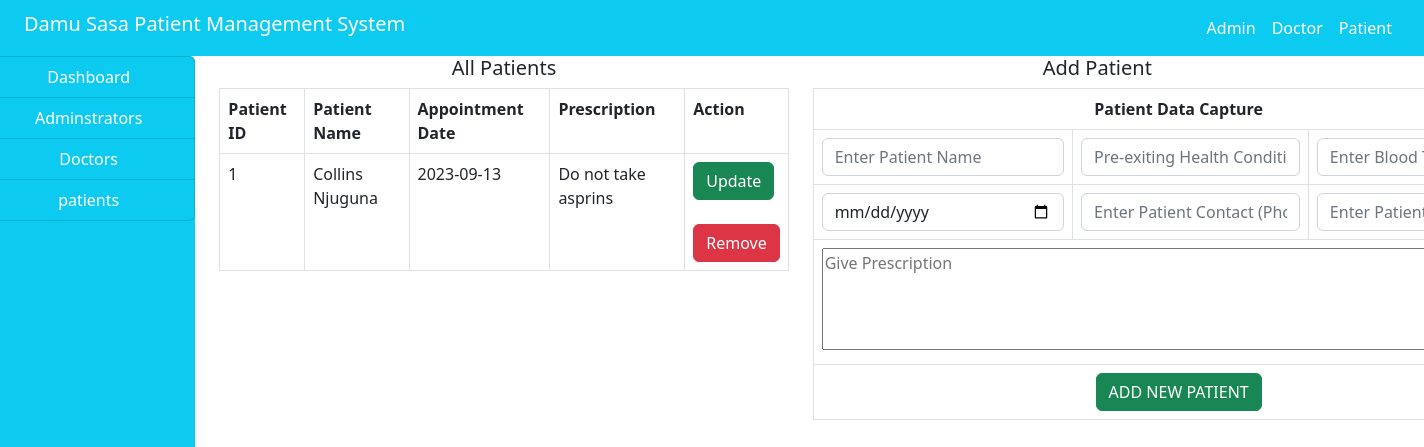
The page /admin/addpatient.php on the database as committed earlier.
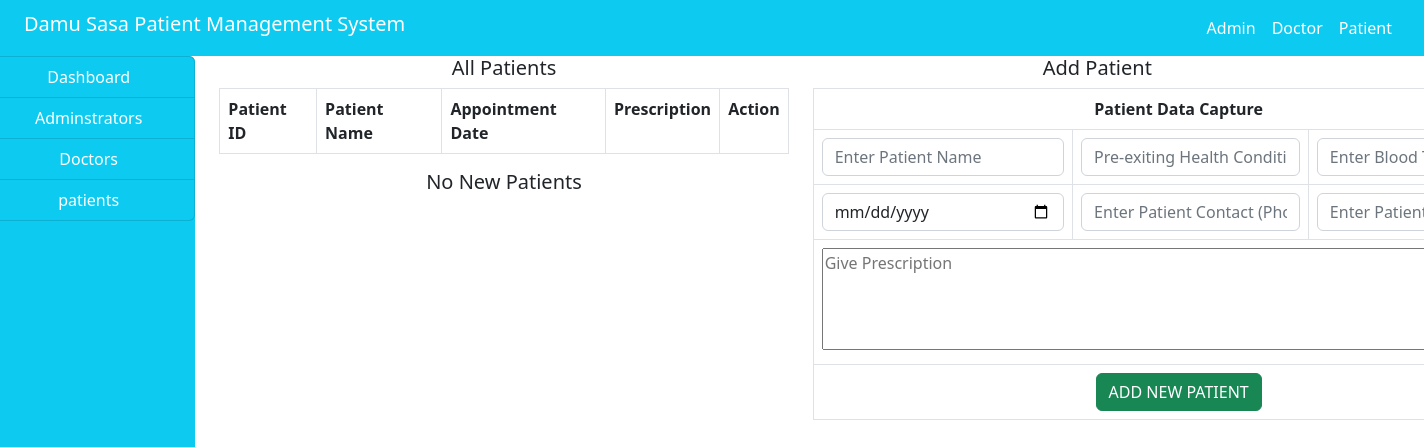
The same page on the database as committed later.
### tables this page shows
CREATE TABLE `patients` (
  `id` bigint(20) UNSIGNED NOT NULL,
  `Full_Name` varchar(255) DEFAULT NULL,
  `Blood_type` varchar(255) DEFAULT NULL,
  `Contact` varchar(255) DEFAULT NULL,
  `Prescription` varchar(100) DEFAULT NULL,
  `age` int(11) NOT NULL,
  `Appointment` varchar(255) NOT NULL,
  `HCondition` varchar(255) NOT NULL
);

### admin/addpatient.php (the view, shortened to what this page needs)
<?php
include("../includes/header.php");
require_once("../includes/dbconn.php");
$query = "SELECT * FROM patients";
$result = $connect->prepare($query);
$result->execute();
$finalOutcome = $result->fetchAll(PDO::FETCH_ASSOC);
$output = "";
$data = [];
if (count($finalOutcome) < 1) {
    $output = "<h5 class='text-center'>No New Patients</h5>";
} else {
    $data = $finalOutcome;
}
?>
    <div class="container-fluid">
        <div class="col-md-12">
            <div class="row">
                <div class="col-md-2 side-bar">
                    <?php
                        include("sidenav.php");
                    ?>
                </div>
                <div class="col-md-10">
                    <div class="col-md-12">
                        <div class="row">
                            <div class="col-md-6">
                                <h5 class="text-center">All Patients</h5>
                                <table class="table table-bordered">
                                    <th>Patient ID</th>
                                    <th>Patient Name</th>
                                    <th>Appointment Date</th>
                                    <th>Prescription</th>
                                    <th class="action-th">Action</th>
                                    <?php
                                        $index = 0;
                                        foreach ($data as $row) {
                                    ?>
                                    <tr>
                                        <td><?php echo $index + 1; ?></td>
                                        <td><?php echo $data[$index]['Full_Name']?></td>
                                        <td><?php echo $data[$index]['Appointment']?></td>
                                        <td><?php echo $data[$index]['Prescription']?></td>
                                        <td>
                                            <a href="updatepatient.php?id=<?php echo $data[$index]['id']?>" class="btn btn-success">Update</a>
                                                <br />
                                                <br />
                                            <a href="../actions/delete.php?id=<?php echo $data[$index]['id']?>">
                                                <button class="btn btn-danger">
                                                        Remove
                                                </button>
                                            </a>
                                        </td>
                                    </tr>
                                    <?php $index++; } ?>
                                </table>
                                <?php echo $output; ?>
                            </div>
                            <div class="col-md-6">
                                <h5 class="text-center">Add Patient</h5>
                                <table class="table table-bordered">
                                    <thead class="text-center">
                                        <th colspan="3">Patient Data Capture</th>
                                    </thead>
                                    <tbody>
                                        <form action="../actions/add_patient.php" method="post">
                                            <div class="form-group">
                                                <tr>
                                                  <td>
                                                    <input type="text" name="fname" class="form-control" autocomplete="off" placeholder="Enter Patient Name">
                                                  </td>
                                                  <td>
                                                    <input type="text" name="ill" class="form-control" autocomplete="off" placeholder="Pre-exiting Health Condition">
                                                  </td>
                                                  <td>
                                                    <input type="text" name="blood" class="form-control" autocomplete="off" placeholder="Enter Blood Type">
                                                  </td>
                                                </tr>
                                                <tr>
                                                  <td>
                                                    <input type="date" name="appointment" class="form-control" autocomplete="off" placeholder="Enter Appointment Date">
                                                  </td>
                                                  <td>
                                                    <input type="text" name="contact" class="form-control" autocomplete="off" placeholder="Enter Patient Contact (Phone/Email)">
                                                  </td>
                                                  <td>
                                                    <input type="text" name="age" class="form-control" autocomplete="off" placeholder="Enter Patient Age">
                                                  </td>
                                                </tr>
                                                <tr>
                                                    <td colspan="3">
                                                        <textarea name="prescribe" cols="75" rows="4" placeholder="Give Prescription"></textarea>
                                                    </td>
                                                </tr>
                                                <tr>
                                                    <td colspan="3" class="text-center">
                                                        <input type="submit" class="btn btn-success"  name="add_patient" value="ADD NEW PATIENT">
                                                    </td>
                                                </tr>
                                            </div>
                                        </form>
                                    </tbody>
                                </table>
                            </div>
                        </div>
                    </div>
                </div>
            </div>
        </div>
    </div>
<?php include("../includes/footer.php") ?>

### includes/header.php (shortened to what this page needs)
<!DOCTYPE html>
<html lang="en">
<head>
    <link href="https://cdn.jsdelivr.net/npm/bootstrap@5.2.3/dist/css/bootstrap.min.css" rel="stylesheet" />
    <link rel="stylesheet" href="https://cdnjs.cloudflare.com/ajax/libs/font-awesome/6.4.2/css/all.min.css">
    <link rel="stylesheet" href="../style/style.css">
</head>
<body>
    <nav class="navbar navbar-expand-lg navbar-info bg-info d-flex justify-content-between align-middle px-4">
        <h5 class="text-white">Damu Sasa Patient Management System</h5>
        <ul class="navbar-nav">
        <?php echo isset($_SESSION['admin']) ?
            ' <li class="nav-item">
                <a href="#" class="nav-link text-white">'.$_SESSION['admin'].'</a>
              </li>
              <li class="nav-item">
                <a href="../actions/userlogout.php" class="nav-link text-white">Logout</a>
              </li>'
        : ' <li class="nav-item">
                <a href="./logininterface/adminlogin.php" class="nav-link text-white">Admin</a>
            </li>
            <li class="nav-item">
                <a href="#" class="nav-link text-white">Doctor</a>
            </li>
            <li class="nav-item">
                <a href="#" class="nav-link text-white">Patient</a>
            </li>';
        ?>
        </ul>
    </nav>

### admin/sidenav.php
<div class="list-group bg-info menu-elements">
    <a href="index.php" class="list-group-item list-group-item-action bg-info text-white text-center">Dashboard</a>
    <a href="" class="list-group-item list-group-item-action bg-info text-white text-center">Adminstrators</a>
    <a href="" class="list-group-item list-group-item-action bg-info text-white text-center">Doctors</a>
    <a href="addpatient.php" class="list-group-item list-group-item-action bg-info text-white text-center">patients</a>
</div>

### includes/footer.php (shortened to what this page needs)
    </body>
</html>

### style/style.css (style rules this page uses)
.side-bar { margin-left: -30px; border-radius: 20px; }
.menu-elements { height: 100vh; }
.action-th { width: 5%; }

Rows that differ between the two databases and show on the page:
removed patients: Full_Name "Collins Njuguna", Appointment "2023-09-13", Prescription "Do not take asprins"
Other text that changed with them:
text now shown: "No New Patients"
